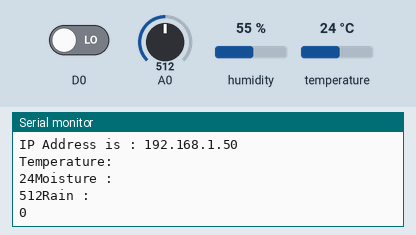
Bench run of a sketch on a simulated ESP8266 (NodeMCU). Shown: the last lines printed to the serial monitor. The inputs (shaded band) are chosen by the test bench; at power-on: temperature 24 °C, A0 = 512, D0 LOW, humidity 55 %. WiFi joins after 1.5 s; servers stay silent unless stated.

Above: at 3.7 s.
3.8 s: temperature set to 12 °C
At 5.9 s:
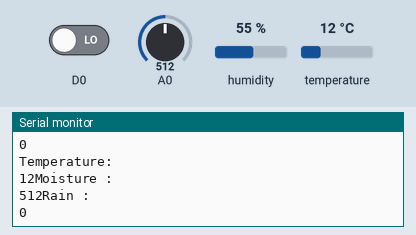
6.0 s: A0 set to 716
At 8.0 s:
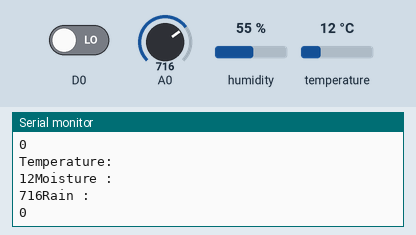
8.2 s: D0 driven HIGH
At 9.6 s:
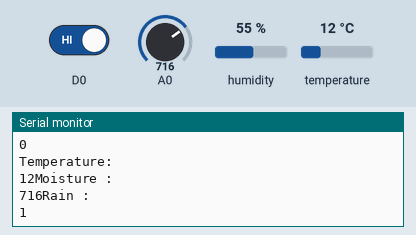
10.4 s: temperature set to 19 °C
At 12.5 s:
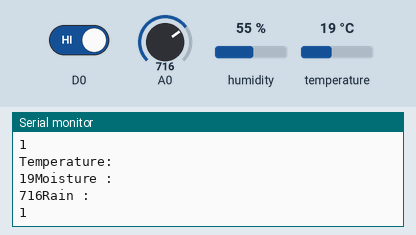
12.6 s: A0 set to 900
At 14.2 s:
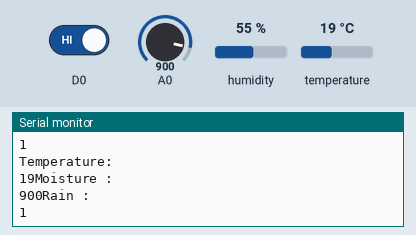
Timing chart, 0 to 15.7 s (numbered marks = the images above; inputs shaded):
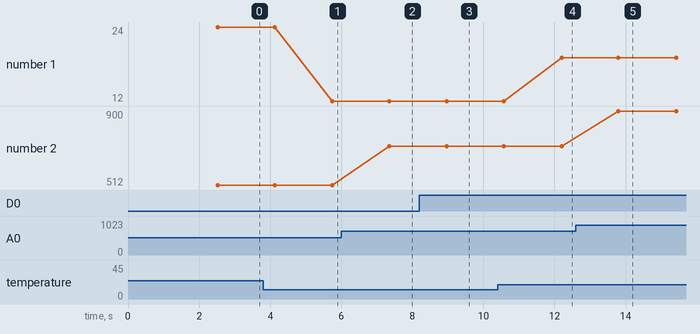

Measured:
- after the input at 3.8 s, the serial monitor: prints a new line after 2.0 s (image 1)
- after the input at 6.0 s, the serial monitor: prints a new line after 1.4 s (image 2)
- after the input at 8.2 s, the serial monitor: prints a new line after 0.77 s (image 3)
- after the input at 10.4 s, the serial monitor: prints a new line after 1.8 s (image 4)
- after the input at 12.6 s, the serial monitor: prints a new line after 1.2 s (image 5)
- plotted number 1: 24 → 12 after the input at 3.8 s, 12 → 19 after the input at 10.4 s
- plotted number 2: 512 → 716 after the input at 6.0 s, 716 → 900 after the input at 12.6 s

The sketch:

nodemcu_firebase_agri-tech.ino
```cpp
#include <ESP8266WiFi.h>
#include <FirebaseESP8266.h>
#include "DHT.h"

#define FIREBASE_HOST "https://agri-tech-67113-default-rtdb.firebaseio.com"
#define FIREBASE_AUTH "PVsr9Wm60ZS4NUvRKPyJ2IQ7CMuNOvwbyjWPFXqu"
#define WIFI_SSID "vivo_T2"
#define WIFI_PASSWORD "12345678"


FirebaseData firebaseData;

#define DHTTYPE DHT11
#define dht_dpin 3
DHT dht(dht_dpin, DHTTYPE);


void setup(void) {

  Serial.begin(115200);

  Serial.println("Serial communication started\n\n");

  WiFi.begin(WIFI_SSID, WIFI_PASSWORD);
  Serial.print("Connecting to ");
  Serial.print(WIFI_SSID);


  while (WiFi.status() != WL_CONNECTED) {
    Serial.print(".");
    delay(500);
  }


  Serial.println();
  Serial.print("Connected to ");
  Serial.println(WIFI_SSID);
  Serial.print("IP Address is : ");
  Serial.println(WiFi.localIP());
  Firebase.begin(FIREBASE_HOST, FIREBASE_AUTH);

  Firebase.reconnectWiFi(true);
  delay(1000);

  pinMode (A0, INPUT);
  pinMode (D0, INPUT);


}

void loop() {

  int h = dht.readHumidity();
  int t = dht.readTemperature();

  int moisture = analogRead (A0);

  int rain = digitalRead (D0);

  Serial.println("Temperature: ");
  Serial.print(t);

  Serial.println("Moisture :");
  Serial.print(moisture);

  Serial.println("Rain :");
  Serial.println(rain);


if (Firebase.setInt(firebaseData,"APP/Temperature",t)) {
               Firebase.setInt(firebaseData,"APP/Humidity",h);
               Firebase.setInt(firebaseData,"APP/Moisture",moisture);
               Firebase.setInt(firebaseData,"APP/Rain",rain);

               delay(1000);

     }

else {
    Serial.println(firebaseData.errorReason());
  }

}
```
